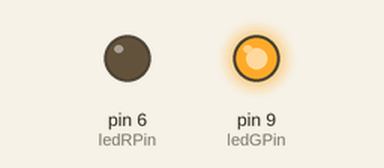
This sketch was run on a simulated Arduino Uno, built with avr-gcc and run on an emulated ATmega328P. Shown: output pins drawn as LEDs (lit = HIGH).

Above: at 0.1 s.
Timing chart, 0 to 1.6 s (numbered marks = the images above):
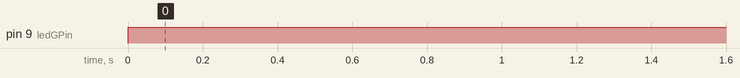

The sketch:

a_SemaforoEstadosIncompleto.ino
```cpp
/*
 Programa incompleto para terminar por los alumnos
Semaforo con 3 estados verde, amarillo y rojo
verde 10s
amarillo 2s
rojo 5s
LED RGB
Kiwibot- Jose Pujol
*/

// Declaracion de variables de tipo constante entero
const int ledRPin = 6; // LED rojo asociado al pin 6
const int ledGPin = 9; // LED verde asociado al pin 9

// la funcion set up se ejecuta una sola vez
void setup() {
  // inicializa el pin 5 y 9 como una salida digital
  pinMode(ledRPin, OUTPUT);
  pinMode(ledGPin, OUTPUT);
}

// la funcion loop se ejecuta repetidamente de forma infinita
void loop() {
  // estado semaforo verde
  digitalWrite(ledGPin, HIGH); // escribe 5v en el pin del LED verde
  digitalWrite(ledRPin, LOW); // escribe 0v en el pin del LED rojo
  delay(10000);    // espera diez segundos

  // estado semaforo amarillo

  // estado semaforo rojo

}
```

Measured:
- by itself, pin 9 (ledGPin): LOW → HIGH at 0.00 s
